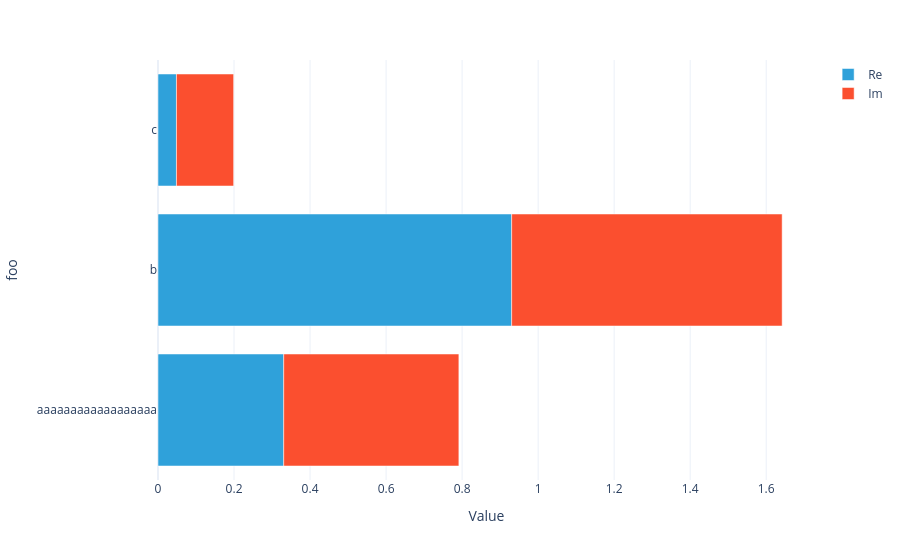

Notebook code cell kept with this figure:
### Code cell
#|hide
plotly_dataarray(U1.array + U2.array)

### Figure 1 — Plotly figure (JSON) as saved in the notebook; plotly's stock layout.template omitted (floating-point values rounded to 4 significant figures)
{"data": [{"hovertemplate": "Part=Re<br>Value=%{x}<br>foo=%{y}<extra></extra>", "legendgroup": "Re", "marker": {"color": "#2fa1da", "pattern": {"shape": ""}}, "name": "Re", "orientation": "h", "showlegend": true, "textposition": "auto", "type": "bar", "x": [0.3307, 0.9304, 0.04857], "xaxis": "x", "y": ["aaaaaaaaaaaaaaaaaa", "b", "c"], "yaxis": "y"}, {"hovertemplate": "Part=Im<br>Value=%{x}<br>foo=%{y}<extra></extra>", "legendgroup": "Im", "marker": {"color": "#fb4f2f", "pattern": {"shape": ""}}, "name": "Im", "orientation": "h", "showlegend": true, "textposition": "auto", "type": "bar", "x": [0.4608, 0.7116, 0.1505], "xaxis": "x", "y": ["aaaaaaaaaaaaaaaaaa", "b", "c"], "yaxis": "y"}], "layout": {"barmode": "relative", "legend": {"title": {}, "tracegroupgap": 0}, "margin": {"t": 60}, "xaxis": {"anchor": "y", "domain": [0, 1], "title": {"text": "Value"}}, "yaxis": {"anchor": "x", "domain": [0, 1], "title": {"text": "foo"}}}}
